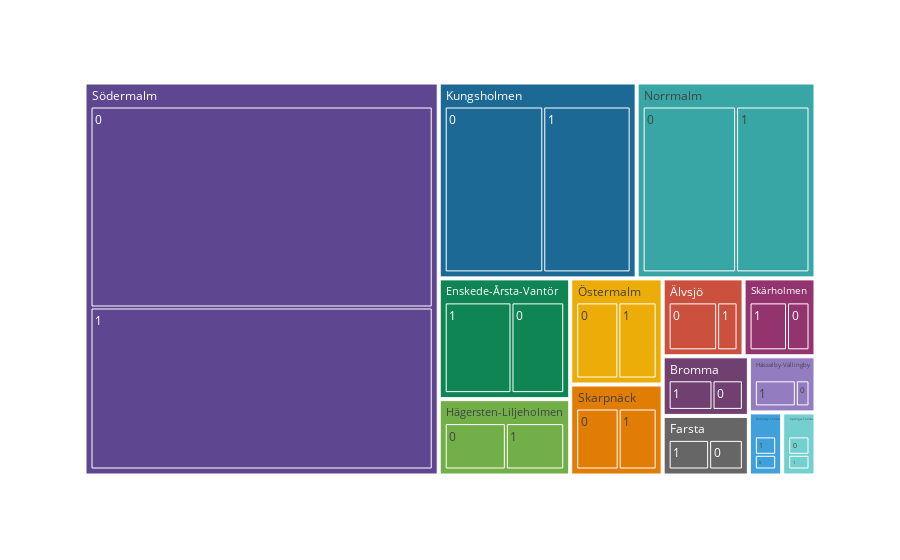

The notebook cell saved with this chart:
### Code cell
# define a custom color mapping function
def get_tile_color(tile_path):
    # get the name of the neighbourhood and the dominant topic from the tile path
    neighbourhood, dominant_topic = tile_path[-2:]

    # assign a specific color to each combination of neighbourhood and dominant topic
    if dominant_topic == 'topic 0' and neighbourhood == 'Neighbourhood 1':
        return 'red'
    elif dominant_topic == 'topic 1' and neighbourhood == 'Neighbourhood 2':
        return 'green'
    else:
        # Use the default color scale for all other tiles
        return None

# create the treemap with the custom color mapping function
fig = px.treemap(
    numnber_topic_by_neighbourhood,
    path=['neighbourhood', 'dominant_topic'],
    values='number_of_reviews',
    color_discrete_sequence=PALETTE,
    color_continuous_midpoint=np.average(numnber_topic_by_neighbourhood['number_of_reviews']),
)

# apply the custom color mapping function to each tile
fig.data[0].marker.colors = [get_tile_color(tile_path) for tile_path in fig.data[0].ids]
fig.show()

### Figure 1 — Plotly figure (JSON) as saved in the notebook; plotly's stock layout.template omitted (floating-point values rounded to 4 significant figures)
{"data": [{"branchvalues": "total", "domain": {"x": [0, 1], "y": [0, 1]}, "hovertemplate": "labels=%{label}<br>number_of_reviews=%{value}<br>parent=%{parent}<br>id=%{id}<extra></extra>", "ids": ["Bromma/0", "Enskede-Årsta-Vantör/0", "Farsta/0", "Hägersten-Liljeholmen/0", "Hässelby-Vällingby/0", "Kungsholmen/0", "Norrmalm/0", "Rinkeby-Tensta/0", "Skarpnäck/0", "Skärholmen/0", "Spånga-Tensta/0", "Södermalm/0", "Älvsjö/0", "Östermalm/0", "Bromma/1", "Enskede-Årsta-Vantör/1", "Farsta/1", "Hägersten-Liljeholmen/1", "Hässelby-Vällingby/1", "Kungsholmen/1", "Norrmalm/1", "Rinkeby-Tensta/1", "Skarpnäck/1", "Skärholmen/1", "Spånga-Tensta/1", "Södermalm/1", "Älvsjö/1", "Östermalm/1", "Bromma", "Enskede-Årsta-Vantör", "Farsta", "Hägersten-Liljeholmen", "Hässelby-Vällingby", "Kungsholmen", "Norrmalm", "Rinkeby-Tensta", "Skarpnäck", "Skärholmen", "Spånga-Tensta", "Södermalm", "Älvsjö", "Östermalm"], "labels": ["0", "0", "0", "0", "0", "0", "0", "0", "0", "0", "0", "0", "0", "0", "1", "1", "1", "1", "1", "1", "1", "1", "1", "1", "1", "1", "1", "1", "Bromma", "Enskede-Årsta-Vantör", "Farsta", "Hägersten-Liljeholmen", "Hässelby-Vällingby", "Kungsholmen", "Norrmalm", "Rinkeby-Tensta", "Skarpnäck", "Skärholmen", "Spånga-Tensta", "Södermalm", "Älvsjö", "Östermalm"], "marker": {"colors": [null, null, null, null, null, null, null, null, null, null, null, null, null, null, null, null, null, null, null, null, null, null, null, null, null, null, null, null, null, null, null, null, null, null, null, null, null, null, null, null, null, null]}, "name": "", "parents": ["Bromma", "Enskede-Årsta-Vantör", "Farsta", "Hägersten-Liljeholmen", "Hässelby-Vällingby", "Kungsholmen", "Norrmalm", "Rinkeby-Tensta", "Skarpnäck", "Skärholmen", "Spånga-Tensta", "Södermalm", "Älvsjö", "Östermalm", "Bromma", "Enskede-Årsta-Vantör", "Farsta", "Hägersten-Liljeholmen", "Hässelby-Vällingby", "Kungsholmen", "Norrmalm", "Rinkeby-Tensta", "Skarpnäck", "Skärholmen", "Spånga-Tensta", "Södermalm", "Älvsjö", "Östermalm", "", "", "", "", "", "", "", "", "", "", "", "", "", ""], "type": "treemap", "values": [9, 30, 10, 22, 4, 88, 84, 4, 19, 9, 5, 330, 19, 22, 13, 38, 12, 21, 12, 78, 66, 5, 17, 15, 4, 266, 8, 20, 22, 68, 22, 43, 16, 166, 150, 9, 36, 24, 9, 596, 27, 42]}], "layout": {"legend": {"tracegroupgap": 0}, "margin": {"t": 60}, "treemapcolorway": ["rgb(95, 70, 144)", "rgb(29, 105, 150)", "rgb(56, 166, 165)", "rgb(15, 133, 84)", "rgb(115, 175, 72)", "rgb(237, 173, 8)", "rgb(225, 124, 5)", "rgb(204, 80, 62)", "rgb(148, 52, 110)", "rgb(111, 64, 112)", "rgb(102, 102, 102)"]}}
